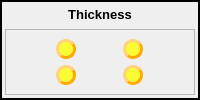
              <widget class="QFrame" name="frame_58">
               <property name="frameShape">
                <enum>QFrame::WinPanel</enum>
               </property>
               <property name="frameShadow">
                <enum>QFrame::Plain</enum>
               </property>
               <layout class="QGridLayout" name="gridLayout_64">
                <property name="leftMargin">
                 <number>3</number>
                </property>
                <property name="topMargin">
                 <number>3</number>
                </property>
                <property name="rightMargin">
                 <number>3</number>
                </property>
                <property name="bottomMargin">
                 <number>3</number>
                </property>
                <item row="0" column="0" colspan="2">
                 <widget class="QLabel" name="label_32">
                  <property name="maximumSize">
                   <size>
                    <width>16777215</width>
                    <height>20</height>
                   </size>
                  </property>
                  <property name="font">
                   <font>
                    <pointsize>10</pointsize>
                    <weight>75</weight>
                    <bold>true</bold>
                   </font>
                  </property>
                  <property name="text">
                   <string>Thickness</string>
                  </property>
                  <property name="alignment">
                   <set>Qt::AlignCenter</set>
                  </property>
                 </widget>
                </item>
                <item row="1" column="0" colspan="2">
                 <widget class="QFrame" name="frame_59">
                  <property name="frameShape">
                   <enum>QFrame::StyledPanel</enum>
                  </property>
                  <property name="frameShadow">
                   <enum>QFrame::Plain</enum>
                  </property>
                  <layout class="QGridLayout" name="gridLayout_65">
                   <item row="1" column="0">
                    <widget class="QPushButton" name="CTRL_R_mouth_thicknessD">
                     <property name="minimumSize">
                      <size>
                       <width>20</width>
                       <height>20</height>
                      </size>
                     </property>
                     <property name="maximumSize">
                      <size>
                       <width>20</width>
                       <height>20</height>
                      </size>
                     </property>
                     <property name="styleSheet">
                      <string notr="true">QPushButton{
background-color: rgba(255, 255, 0, 200);
border-style: outset;
border-width: 3px;
border-radius: 10px;
border-color: rgb(255, 170, 0);
}
QPushButton:hover{
background-color:rgba(0,0,200,60); 
color: black;}
QPushButton:checked{
background-color: rgba(0,255, 0 ,200);
border-style: inset; }

</string>
                     </property>
                     <property name="text">
                      <string/>
                     </property>
                    </widget>
                   </item>
                   <item row="0" column="0">
                    <widget class="QPushButton" name="CTRL_R_mouth_thicknessU">
                     <property name="minimumSize">
                      <size>
                       <width>20</width>
                       <height>20</height>
                      </size>
                     </property>
                     <property name="maximumSize">
                      <size>
                       <width>20</width>
                       <height>20</height>
                      </size>
                     </property>
                     <property name="styleSheet">
                      <string notr="true">QPushButton{
background-color: rgba(255, 255, 0, 200);
border-style: outset;
border-width: 3px;
border-radius: 10px;
border-color: rgb(255, 170, 0);
}
QPushButton:hover{
background-color:rgba(0,0,200,60); 
color: black;}
QPushButton:checked{
background-color: rgba(0,255, 0 ,200);
border-style: inset; }

</string>
                     </property>
                     <property name="text">
                      <string/>
                     </property>
                    </widget>
                   </item>
                   <item row="0" column="1">
                    <widget class="QPushButton" name="CTRL_L_mouth_thicknessU">
                     <property name="minimumSize">
                      <size>
                       <width>20</width>
                       <height>20</height>
                      </size>
                     </property>
                     <property name="maximumSize">
                      <size>
                       <width>20</width>
                       <height>20</height>
                      </size>
                     </property>
                     <property name="styleSheet">
                      <string notr="true">QPushButton{
background-color: rgba(255, 255, 0, 200);
border-style: outset;
border-width: 3px;
border-radius: 10px;
border-color: rgb(255, 170, 0);
}
QPushButton:hover{
background-color:rgba(0,0,200,60); 
color: black;}
QPushButton:checked{
background-color: rgba(0,255, 0 ,200);
border-style: inset; }

</string>
                     </property>
                     <property name="text">
                      <string/>
                     </property>
                    </widget>
                   </item>
                   <item row="1" column="1">
                    <widget class="QPushButton" name="CTRL_L_mouth_thicknessD">
                     <property name="minimumSize">
                      <size>
                       <width>20</width>
                       <height>20</height>
                      </size>
                     </property>
                     <property name="maximumSize">
                      <size>
                       <width>20</width>
                       <height>20</height>
                      </size>
                     </property>
                     <property name="styleSheet">
                      <string notr="true">QPushButton{
background-color: rgba(255, 255, 0, 200);
border-style: outset;
border-width: 3px;
border-radius: 10px;
border-color: rgb(255, 170, 0);
}
QPushButton:hover{
background-color:rgba(0,0,200,60); 
color: black;}
QPushButton:checked{
background-color: rgba(0,255, 0 ,200);
border-style: inset; }

</string>
                     </property>
                     <property name="text">
                      <string/>
                     </property>
                    </widget>
                   </item>
                  </layout>
                 </widget>
                </item>
               </layout>
              </widget>
